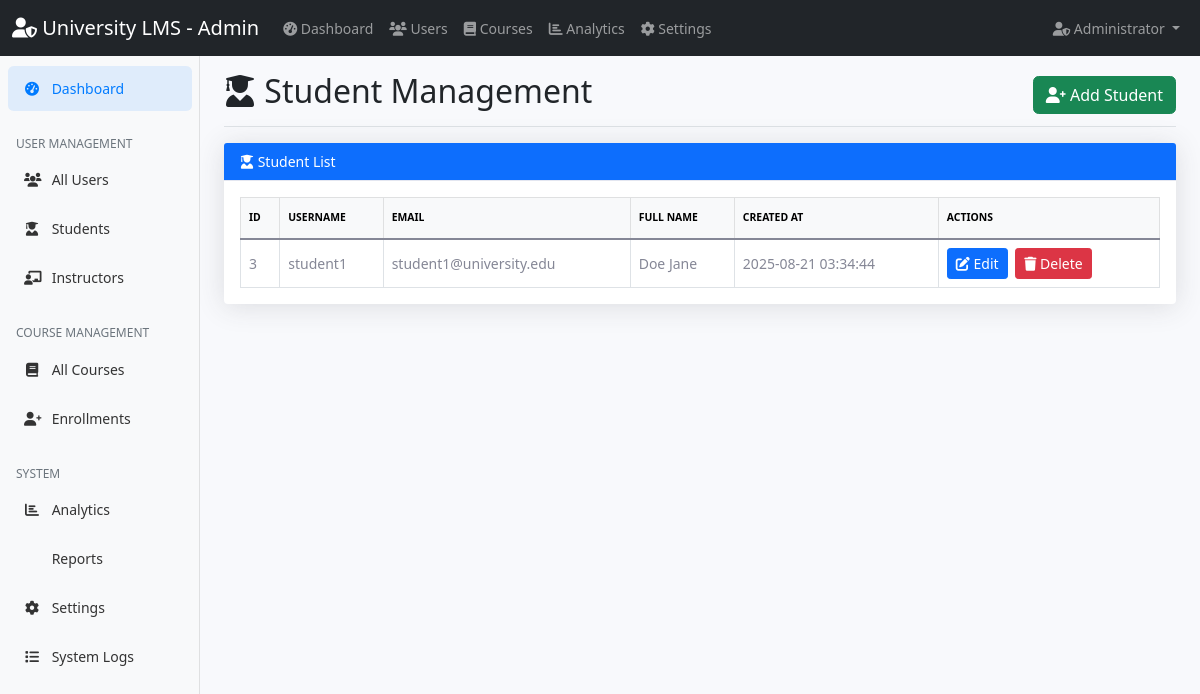
The app's page /admin/students.php (signed in) with its own data.
### tables this page shows
CREATE TABLE users (
    id INT PRIMARY KEY AUTO_INCREMENT,
    username VARCHAR(50) UNIQUE NOT NULL,
    email VARCHAR(100) UNIQUE NOT NULL,
    password VARCHAR(255) NOT NULL,
    first_name VARCHAR(50) NOT NULL,
    last_name VARCHAR(50) NOT NULL,
    role ENUM('student', 'instructor', 'admin') NOT NULL,
    profile_image VARCHAR(255),
    created_at TIMESTAMP DEFAULT CURRENT_TIMESTAMP,
    updated_at TIMESTAMP DEFAULT CURRENT_TIMESTAMP ON UPDATE CURRENT_TIMESTAMP
);

### admin/students.php (the view, shortened to what this page needs)
<?php
$database = new Database();
$conn = $database->getConnection();
$stmt = $conn->prepare("SELECT * FROM users WHERE role = 'student' ORDER BY created_at DESC");
$stmt->execute();
$students = $stmt->fetchAll(PDO::FETCH_ASSOC);
?>
<!DOCTYPE html>
<html lang="vi">
<head>
    <link href="https://cdn.jsdelivr.net/npm/bootstrap@5.1.3/dist/css/bootstrap.min.css" rel="stylesheet">
    <link href="https://cdnjs.cloudflare.com/ajax/libs/font-awesome/6.0.0/css/all.min.css" rel="stylesheet">
    <link href="../assets/css/dashboard.css" rel="stylesheet">
</head>
<body>
    <?php include '../includes/admin_navbar.php'; ?>
    <div class="container-fluid">
        <div class="row">
            <?php include '../includes/admin_sidebar.php'; ?>
            <main class="col-md-9 ms-sm-auto col-lg-10 px-md-4">
                <div class="d-flex justify-content-between flex-wrap flex-md-nowrap align-items-center pt-3 pb-2 mb-3 border-bottom">
                    <h1 class="h2">
                        <i class="fas fa-user-graduate"></i> Student Management
                    </h1>
                    <a href="add_students.php" class="btn btn-success">
                        <i class="fas fa-user-plus"></i> Add Student
                    </a>
                </div>
                <div class="card shadow">
                    <div class="card-header bg-primary text-white">
                        <i class="fas fa-user-graduate"></i> Student List
                    </div>
                    <div class="card-body">
                        <div class="table-responsive">
                            <table class="table table-bordered table-hover align-middle mb-0">
                                <thead class="table-light">
                                    <tr>
                                        <th scope="col">ID</th>
                                        <th scope="col">Username</th>
                                        <th scope="col">Email</th>
                                        <th scope="col">Full Name</th>
                                        <th scope="col">Created At</th>
                                        <th scope="col">Actions</th>
                                    </tr>
                                </thead>
                                <tbody>
                                <?php if ($students && count($students) > 0): ?>
                                    <?php foreach($students as $row): ?>
                                        <tr>
                                            <td><?= $row['id'] ?></td>
                                            <td><?= htmlspecialchars($row['username']) ?></td>
                                            <td><?= htmlspecialchars($row['email']) ?></td>
                                            <td><?= htmlspecialchars($row['last_name'] . ' ' . $row['first_name']) ?></td>
                                            <td><?= $row['created_at'] ?></td>
                                            <td>
                                                <a href="edit_students.php?id=<?= $row['id'] ?>" class="btn btn-sm btn-primary me-1">
                                                    <i class="fas fa-edit"></i> Edit
                                                </a>
                                                <form method="post" style="display:inline-block" onsubmit="return confirm('Delete this student?');">
                                                    <button type="submit" name="delete_student" class="btn btn-sm btn-danger">
                                                        <i class="fas fa-trash"></i> Delete
                                                    </button>
                                                </form>
                                            </td>
                                        </tr>
                                    <?php endforeach; ?>
                                <?php else: ?>
                                    <tr><td colspan="7" class="text-center">No students found.</td></tr>
                                <?php endif; ?>
                                </tbody>
                            </table>
                        </div>
                    </div>
                </div>
            </main>
        </div>
    </div>
</body>
</html>

### assets/css/dashboard.css (style rules this page uses)
body { font-size: .875rem; background-color: #f8f9fc; }
.card { box-shadow: 0 0.15rem 1.75rem 0 rgba(58, 59, 69, 0.15) !important; border: none; }
.card-header { background-color: #f8f9fc; border-bottom: 1px solid #e3e6f0; }
.btn { border-radius: 0.35rem; font-weight: 400; }
.btn-sm { padding: 0.25rem 0.5rem; font-size: 0.875rem; border-radius: 0.2rem; }
.table { color: #858796; }
.table th { border-top: none; font-weight: 600; text-transform: uppercase; font-size: 0.65rem; padding-top: 0.75rem; padding-bottom: 0.75rem; }
.shadow { box-shadow: 0 0.15rem 1.75rem 0 rgba(58, 59, 69, 0.15) !important; }

### records on screen
users: id "3", username "student1", email "student1@university.edu", last_name+first_name "Doe Jane", created_at "2025-08-21 03:34:44"
